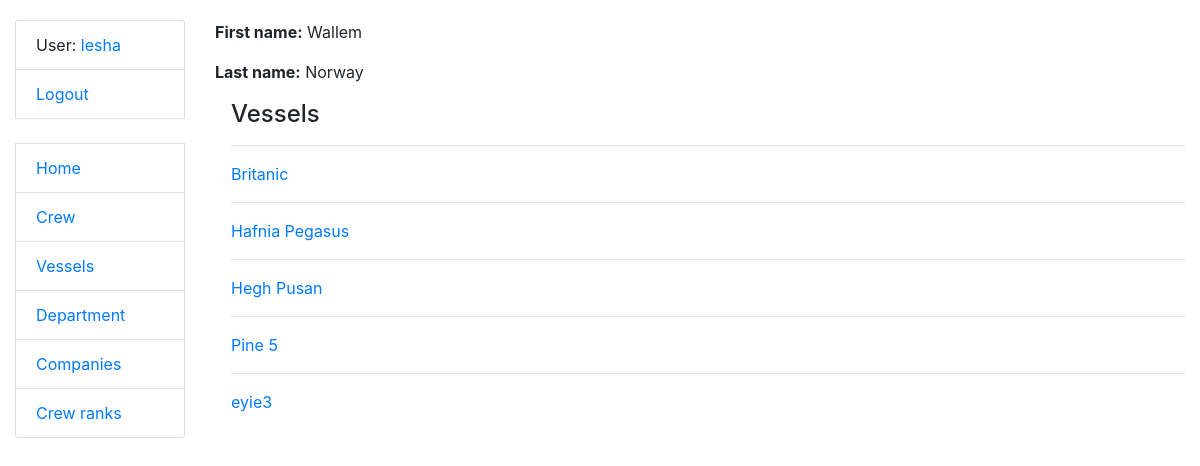
/company/2/ (signed in), run on the app's committed database.
### crewing/models.py (models this page shows, shortened)
class Crew(AbstractUser):
    position = models.ForeignKey(Position, on_delete=models.CASCADE, related_name='sailors', null=True, blank=True)
    salary = models.IntegerField(null=True, blank=True)
    date_of_birth = models.DateField(null=True, blank=True)
    date_of_joining = models.DateField(null=True, blank=True)
    date_of_leaving = models.DateField(null=True, blank=True)
    vessel_type = models.ManyToManyField(VesselType, related_name='sailors')
    vessel = models.ForeignKey('Vessel', on_delete=models.DO_NOTHING, related_name='sailors', null=True, blank=True)
    class Meta:
        verbose_name_plural = "sailors"
        verbose_name = "sailor"
        ordering = ["-position"]
    def get_absolute_url(self):
        return reverse("crewing:crew-detail", kwargs={"pk": self.pk})

class Company(models.Model):
    name = models.CharField(max_length=50)
    country = models.CharField(max_length=50)
    description = models.TextField(blank=True, null=True)
    class Meta:
        verbose_name_plural = "companies"
        verbose_name = "company"
        ordering = ["name"]

class Vessel(models.Model):
    name = models.CharField(max_length=50)
    IMO_number = models.IntegerField(unique=True)
    vessel_type = models.ForeignKey(VesselType, on_delete=models.CASCADE, related_name='vessels')
    company = models.ForeignKey('Company', on_delete=models.CASCADE, related_name='vessels')
    class Meta:
        verbose_name_plural = "vessels"
        verbose_name = "vessel"
        ordering = ["name"]
    def get_absolute_url(self):
        return reverse("crewing:vessel-detail", kwargs={"pk": self.pk})

### crewing/views.py (the view)
# urls.py: path("company/<int:pk>/", CompanyDetailView.as_view(), name="company-detail"),
class CompanyDetailView(LoginRequiredMixin, generic.DetailView):
    model = Company
    template_name = "crewing/company/detail.html"

### templates/crewing/company/detail.html
{% extends "base.html" %}
{% block content %}
  <p><strong>First name:</strong> {{ company.name }}</p>
  <p><strong>Last name:</strong> {{ company.country }}</p>
  <div class="ml-3">
    <h4>Vessels</h4>
    {% for vessel in company.vessels.all %}
        <hr>
        <p><a href="{{ vessel.get_absolute_url }}">{{ vessel.name }}</a></p>
    {% empty %}
      <p>No vessels!</p>
    {% endfor %}
  </div>
{% endblock %}

### templates/includes/sidebar.html
<ul class="sidebar-nav list-group">
  {% if user.is_authenticated %}
    <li class="list-group-item">User: <a href="{{ user.get_absolute_url }}">{{ user.get_username }}</a></li>
    <li class="list-group-item"><a href="{% url 'logout'%}?next={{request.path}}">Logout</a></li>
  {% else %}
    <li class="list-group-item"><a href="{% url 'login'%}?next={{request.path}}">Login</a></li>
  {% endif %}
  <br>
  <li class="list-group-item"><a href="{% url 'crewing:index' %}">Home</a></li>
  <li class="list-group-item"><a href="{% url 'crewing:crew-list' %}">Crew</a></li>
  <li class="list-group-item"><a href="{% url 'crewing:vessel-list' %}">Vessels</a></li>
  <li class="list-group-item"><a href="{% url 'crewing:vessel-type-list' %}">Department</a></li>
  <li class="list-group-item"><a href="{% url 'crewing:company-list' %}">Companies</a></li>
  <li class="list-group-item"><a href="{% url 'crewing:position-list' %}">Crew ranks</a></li>
</ul>

### static/css/styles.css (style rules this page uses)
body { margin-top: 20px; }

### data on the page
Crew: get_username "lesha"
Company: name "Wallem", country "Norway"
Vessel: name "Britanic"
Vessel: name "Hafnia Pegasus"
Vessel: name "Hegh Pusan"
Vessel: name "Pine 5"
Vessel: name "еуіе3"
